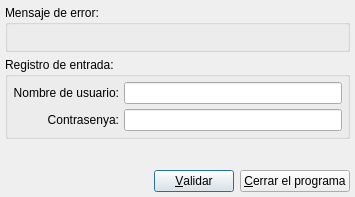
<ui version="4.0" >
 <author></author>
 <comment></comment>
 <exportmacro></exportmacro>
 <class>logpassbase</class>
 <widget class="QDialog" name="logpassbase" >
  <property name="geometry" >
   <rect>
    <x>0</x>
    <y>0</y>
    <width>355</width>
    <height>197</height>
   </rect>
  </property>
  <property name="sizePolicy" >
   <sizepolicy>
    <hsizetype>0</hsizetype>
    <vsizetype>0</vsizetype>
    <horstretch>0</horstretch>
    <verstretch>0</verstretch>
   </sizepolicy>
  </property>
  <property name="windowTitle" >
   <string>Lanzador Bulmages</string>
  </property>
  <layout class="QVBoxLayout" >
   <property name="margin" >
    <number>5</number>
   </property>
   <property name="spacing" >
    <number>5</number>
   </property>
   <item>
    <widget class="QGroupBox" name="grpAuthError" >
     <property name="title" >
      <string>Mensaje de error:</string>
     </property>
     <layout class="QHBoxLayout" >
      <property name="margin" >
       <number>5</number>
      </property>
      <property name="spacing" >
       <number>5</number>
      </property>
      <item>
       <widget class="QLabel" name="lblAuthError" >
        <property name="enabled" >
         <bool>true</bool>
        </property>
        <property name="text" >
         <string/>
        </property>
        <property name="textFormat" >
         <enum>Qt::PlainText</enum>
        </property>
        <property name="alignment" >
         <set>Qt::AlignCenter</set>
        </property>
       </widget>
      </item>
     </layout>
    </widget>
   </item>
   <item>
    <widget class="QGroupBox" name="groupBox" >
     <property name="title" >
      <string>Registro de entrada:</string>
     </property>
     <layout class="QGridLayout" >
      <property name="margin" >
       <number>5</number>
      </property>
      <property name="spacing" >
       <number>5</number>
      </property>
      <item row="0" column="1" >
       <widget class="QLineEdit" name="m_login" />
      </item>
      <item row="0" column="0" >
       <widget class="QLabel" name="textLabel1" >
        <property name="text" >
         <string>Nombre de usuario:</string>
        </property>
        <property name="alignment" >
         <set>Qt::AlignRight|Qt::AlignTrailing|Qt::AlignVCenter</set>
        </property>
       </widget>
      </item>
      <item row="1" column="0" >
       <widget class="QLabel" name="textLabel2" >
        <property name="text" >
         <string>Contrasenya:</string>
        </property>
        <property name="alignment" >
         <set>Qt::AlignRight|Qt::AlignTrailing|Qt::AlignVCenter</set>
        </property>
       </widget>
      </item>
      <item row="1" column="1" >
       <widget class="QLineEdit" name="m_password" >
        <property name="echoMode" >
         <enum>QLineEdit::Password</enum>
        </property>
       </widget>
      </item>
     </layout>
    </widget>
   </item>
   <item>
    <spacer>
     <property name="orientation" >
      <enum>Qt::Vertical</enum>
     </property>
     <property name="sizeHint" >
      <size>
       <width>20</width>
       <height>40</height>
      </size>
     </property>
    </spacer>
   </item>
   <item>
    <layout class="QHBoxLayout" >
     <property name="margin" >
      <number>0</number>
     </property>
     <property name="spacing" >
      <number>6</number>
     </property>
     <item>
      <spacer>
       <property name="orientation" >
        <enum>Qt::Horizontal</enum>
       </property>
       <property name="sizeHint" >
        <size>
         <width>40</width>
         <height>20</height>
        </size>
       </property>
      </spacer>
     </item>
     <item>
      <widget class="QPushButton" name="pbValidar" >
       <property name="text" >
        <string>&amp;Validar</string>
       </property>
       <property name="autoDefault" >
        <bool>true</bool>
       </property>
       <property name="default" >
        <bool>true</bool>
       </property>
      </widget>
     </item>
     <item>
      <widget class="QPushButton" name="pbCerrar" >
       <property name="text" >
        <string>&amp;Cerrar el programa</string>
       </property>
      </widget>
     </item>
    </layout>
   </item>
  </layout>
 </widget>
 <layoutdefault spacing="6" margin="11" />
 <pixmapfunction>qPixmapFromMimeSource</pixmapfunction>
 <tabstops>
  <tabstop>m_login</tabstop>
  <tabstop>m_password</tabstop>
  <tabstop>pbValidar</tabstop>
 </tabstops>
 <resources/>
 <connections/>
</ui>
